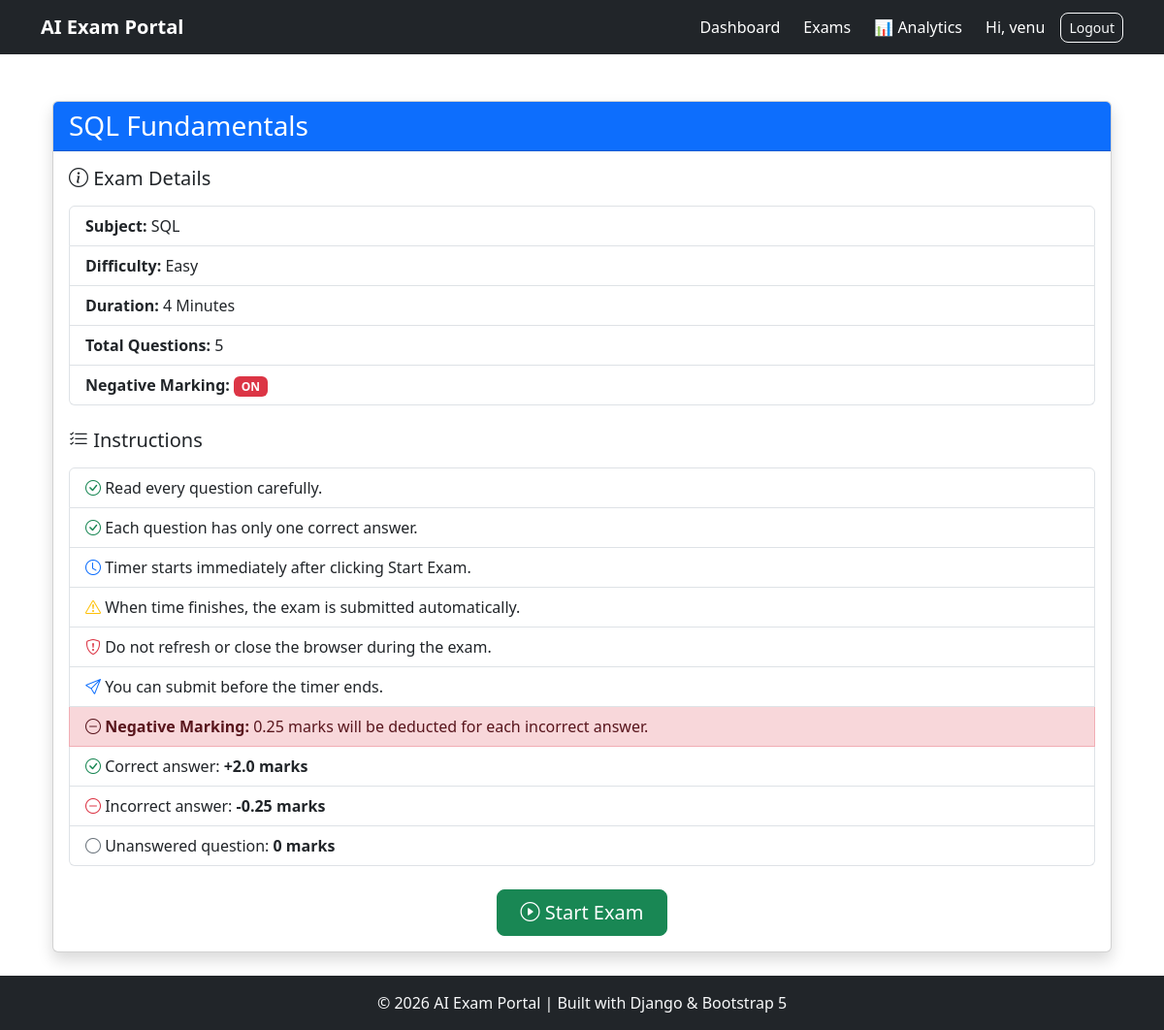
The app's page /exams/exam/3/instructions/ (signed in), older data.
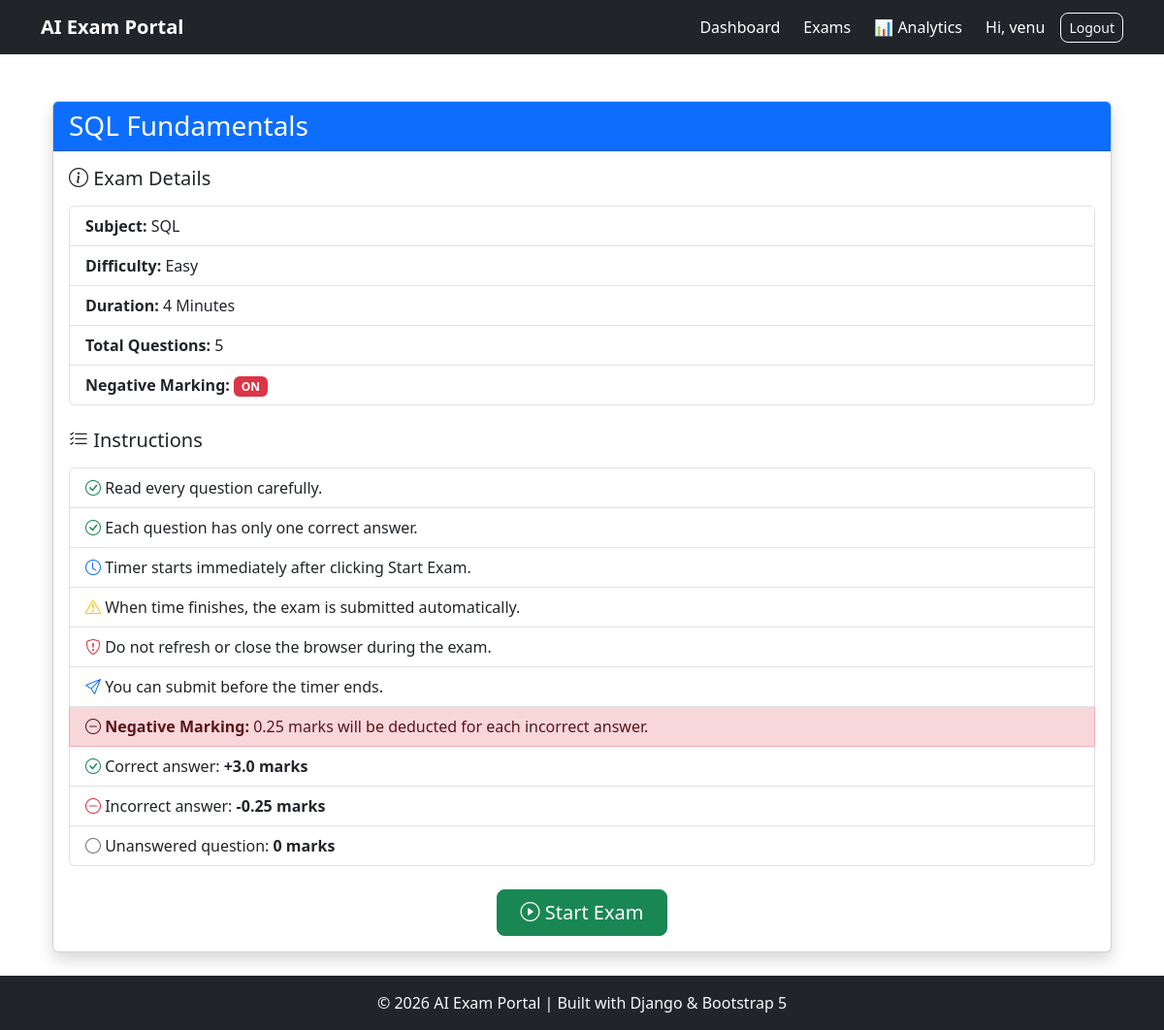
The same page, newer data.
### exams/models.py (models this page shows, shortened)
class Exam(models.Model):
    DIFFICULTY_CHOICES = [
        ('Easy', 'Easy'),
        ('Medium', 'Medium'),
        ('Hard', 'Hard'),
    ]
    title = models.CharField(max_length=200)
    subject = models.CharField(max_length=100)
    description = models.TextField(blank=True)
    duration_minutes = models.PositiveIntegerField(default=30)
    negative_marking = models.BooleanField(
        default=False,
        help_text="Enable negative marking for incorrect answers."
    )
    negative_marks = models.FloatField(
        default=0.25,
        help_text="Marks deducted for each incorrect answer."
    )
    marks_per_question = models.FloatField(
        default=1,
        help_text="Marks awarded for each correct answer."
    )
    difficulty = models.CharField(
        max_length=10,
        choices=DIFFICULTY_CHOICES
    )
    created_by = models.ForeignKey(
        User,
        on_delete=models.CASCADE
    )
    created_at = models.DateTimeField(
        auto_now_add=True
    )
    class Meta:
        ordering = ['-created_at']

### exams/views.py (the view)
class ExamInstructionsView(LoginRequiredMixin, DetailView):
    model = Exam
    template_name = "exams/instructions.html"
    context_object_name = "exam"

### templates/exams/instructions.html (shortened to what the changed rows need)
{% extends 'base.html' %}
{% block content %}
<div class="container mt-4">
    <div class="card shadow">
        <div class="card-header bg-primary text-white">
            <h3 class="mb-0">{{ exam.title }}</h3>
        </div>
        <div class="card-body">
            <ul class="list-group mb-4">
                <li class="list-group-item">
                    <strong>Subject:</strong>
                    {{ exam.subject }}
                </li>
                <li class="list-group-item">
                    <strong>Difficulty:</strong>
                    {{ exam.difficulty }}
                </li>
                <li class="list-group-item">
                    <strong>Duration:</strong>
                    {{ exam.duration_minutes }} Minutes
                </li>
                <li class="list-group-item">
                    <strong>Total Questions:</strong>
                    {{ exam.questions.count }}
                </li>
                <li class="list-group-item">
                    <strong>Negative Marking:</strong>
                    {% if exam.negative_marking %}
                        <span class="badge bg-danger">
                        </span>
                    {% else %}
                        <span class="badge bg-success">
                            OFF
                        </span>
                    {% endif %}
                </li>
            </ul>
            <ul class="list-group mb-4">
                <li class="list-group-item">
                    <i class="bi bi-check-circle text-success"></i>
                    Read every question carefully.
                </li>
                <li class="list-group-item">
                    <i class="bi bi-check-circle text-success"></i>
                    Each question has only one correct answer.
                </li>
                <li class="list-group-item">
                    <i class="bi bi-clock text-primary"></i>
                    Timer starts immediately after clicking Start Exam.
                </li>
                <li class="list-group-item">
                    <i class="bi bi-exclamation-triangle text-warning"></i>
                    When time finishes, the exam is submitted automatically.
                </li>
                <li class="list-group-item">
                    <i class="bi bi-shield-exclamation text-danger"></i>
                    Do not refresh or close the browser during the exam.
                </li>
                <li class="list-group-item">
                    <i class="bi bi-send text-primary"></i>
                    You can submit before the timer ends.
                </li>
                {% if exam.negative_marking %}
                    <li class="list-group-item list-group-item-danger">
                        <i class="bi bi-dash-circle"></i>
                        <strong>Negative Marking:</strong>
                        {{ exam.negative_marks }} marks will be deducted
                        for each incorrect answer.
                    </li>
                    <li class="list-group-item">
                        <i class="bi bi-check-circle text-success"></i>
                        Correct answer:
                        <strong>+{{ exam.marks_per_question }} marks</strong>
                    </li>
                    <li class="list-group-item">
                        <i class="bi bi-dash-circle text-danger"></i>
                        Incorrect answer:
                        <strong>-{{ exam.negative_marks }} marks</strong>
                    </li>
                    <li class="list-group-item">
                        <i class="bi bi-circle text-secondary"></i>
                        Unanswered question:
                        <strong>0 marks</strong>
                    </li>
                {% endif %}
            </ul>
        </div>
    </div>
</div>
{% endblock %}

Row changes from the older to the newer data that the page shows:
changed Exam "SQL Fundamentals": marks_per_question "2.0" → "3.0"
